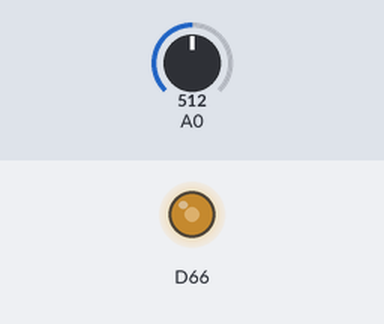
A sketch run on a simulated Arduino Due. Shown: output pins drawn as LEDs (lit = HIGH). Inputs (shaded band) come from the test bench; at power-on: A0 = 512 (analog values on the 0–1023 scale).

Above: at 1.2 s.
1.3 s: A0 set to 716
At 2.3 s:
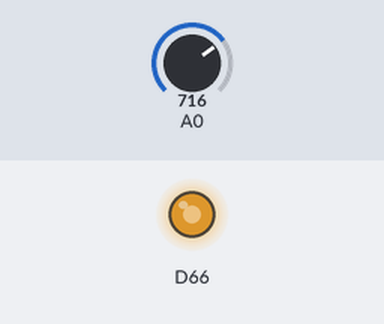
2.8 s: A0 set to 900
At 3.4 s:
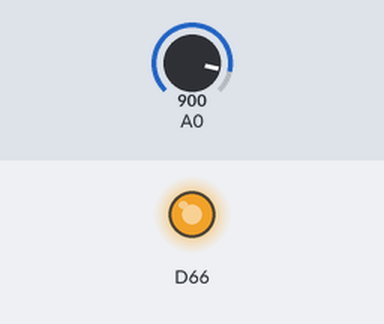
4.3 s: A0 set to 122
At 4.6 s:
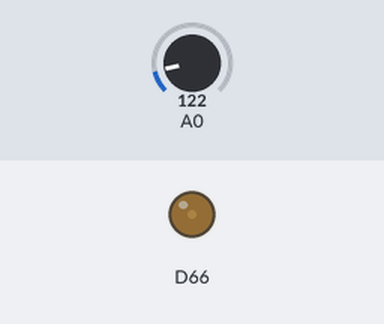
5.8 s: A0 set to 0
At 6.9 s:
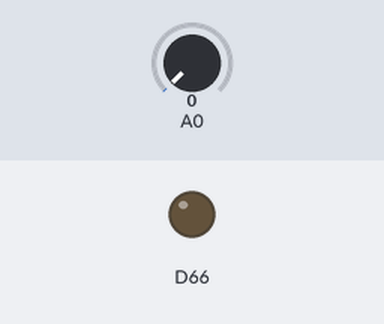
7.3 s: A0 set to 511
At 8.1 s:
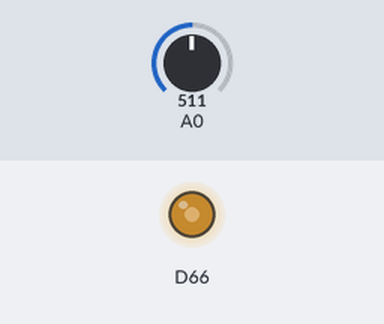
Timing chart, 0 to 9.8 s (numbered marks = the images above; inputs shaded):
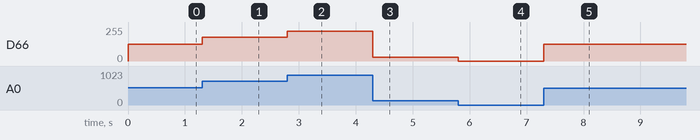

The sketch:

FiltroTransparente.ino
```cpp
/* Filtro Transparente
 * TCC
 * PROCESSAMENTO DIGITAL DE ÁUDIO - Uma abordagem Didática com Arduino
 * Otavio Leite
 * Eletrônica Industrial
 * Fatec SP
 */

void setup() {
analogReadResolution(12);  //Define a profundidade de bits do conversor AD
analogWriteResolution(12); //Define a profundidade de bits do conversor DA
}

void loop() {

   analogWrite(DAC0, analogRead(A0)); //Lê o conversor AD e escreve diretamente
                                      //no conversor DA com ajuste de ganho
}
```

Measured:
- after the input at 1.3 s, D66: 127/255 → 178/255 at once
- after the input at 2.8 s, D66: 178/255 → 224/255 at once
- after the input at 4.3 s, D66: 224/255 → 30/255 at once
- after the input at 5.8 s, D66: 30/255 → 0/255 at once
- after the input at 7.3 s, D66: 0/255 → 127/255 at once
